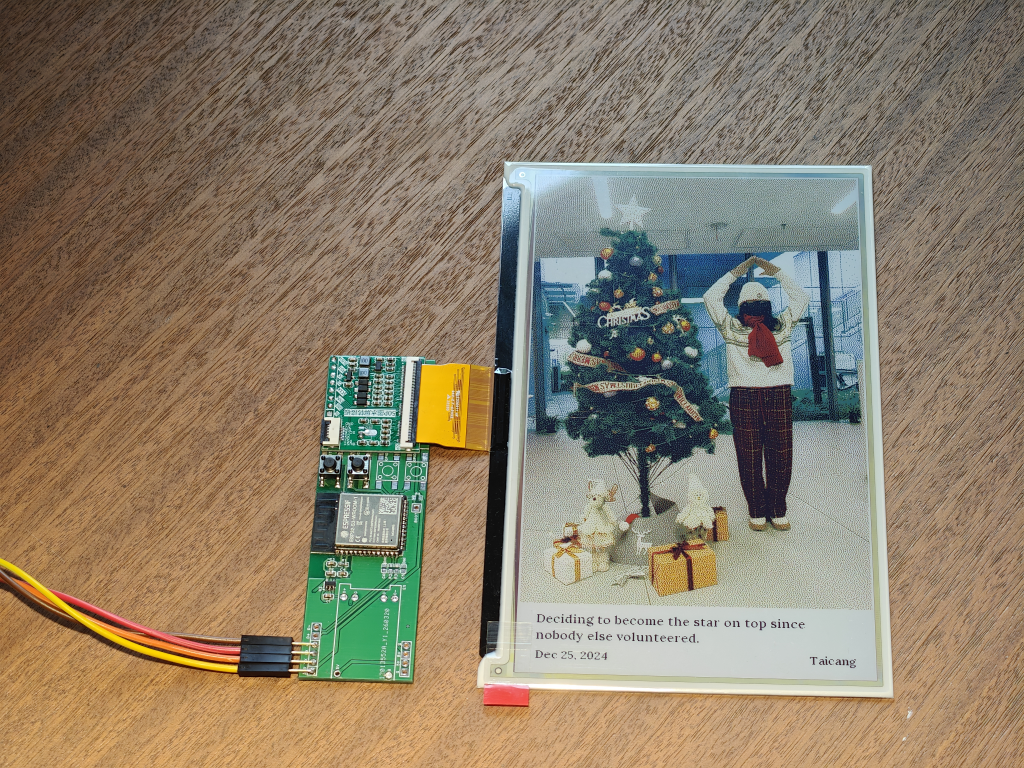
#> input picture prototype_image.png, 1024 x 768 px
$ python -i renderer.py   (imports and definitions only)
#> lines starting #> are read from the running program, lines starting #| are printed output that depends on the picture
#> in render_photo, img is the input picture: PIL image 1024x768 RGB; mean R, G, B 139.7, 126.7, 106.7
"""
6-color e-ink renderer for 7.3" E6 display (GDEP073E01)

Canvas: 480x800 pixels
Palette: 6 colors - Black(0), White(1), Yellow(2), Red(3), Blue(5), Green(6)
Output: 4bpp packed binary (192KB) - high nibble = first pixel, low nibble = second pixel
"""

from __future__ import annotations

from pathlib import Path
from typing import Tuple, Union

from PIL import Image, ImageOps

# =============================================================================
# Display Constants for 7.3" E6 6-color
# =============================================================================
CANVAS_WIDTH = 480
CANVAS_HEIGHT = 800
TOTAL_BYTES = (CANVAS_WIDTH * CANVAS_HEIGHT) // 2  # 192,000 bytes (4bpp packed)

# =============================================================================
# 6-Color Palette (E6 display)
# =============================================================================
# Color indices match display controller LUT
# Note: Index 4 is skipped (not used by E6)
PALETTE_6 = [
    (0, 0, 0),       # 0 Black
    (255, 255, 255),  # 1 White
    (255, 255, 0),    # 2 Yellow
    (255, 0, 0),      # 3 Red
    (0, 0, 255),      # 5 Blue
    (0, 255, 0),      # 6 Green
]
PALETTE_6_INDEX = [0, 1, 2, 3, 5, 6]  # Note: 4 is skipped


# =============================================================================
# Color Conversion Functions
# =============================================================================
def nearest_palette_index(r: float, g: float, b: float) -> int:
    """
    Find nearest color in 6-color palette by Euclidean distance.

    Args:
        r: Red component (0-255)
        g: Green component (0-255)
        b: Blue component (0-255)

    Returns:
        Palette index (0, 1, 2, 3, 5, or 6)
    """
    best_i = 0
    best_dist = float("inf")
    for i, (pr, pg, pb) in enumerate(PALETTE_6):
        dr = r - pr
        dg = g - pg
        db = b - pb
        dist = dr * dr + dg * dg + db * db
        if dist < best_dist:
            best_dist = dist
            best_i = i
    return PALETTE_6_INDEX[best_i]


# [28 lines left out: function rgb_to_palette_index, not called in this run]


def _index_to_rgb(idx: int) -> Tuple[int, int, int]:
    """Convert palette index to RGB tuple."""
    if idx == 0:
        return (0, 0, 0)  # Black
    if idx == 1:
        return (255, 255, 255)  # White
    if idx == 2:
        return (255, 255, 0)  # Yellow
    if idx == 3:
        return (255, 0, 0)  # Red
    if idx == 5:
        return (0, 0, 255)  # Blue
    if idx == 6:
        return (0, 255, 0)  # Green
    return (255, 255, 255)  # Fallback to white


# =============================================================================
# Floyd-Steinberg Dithering
# =============================================================================
def apply_dither(img: Image.Image) -> Image.Image:
    """
    Apply Floyd-Steinberg dithering to convert image to 6-color palette.

    Error diffusion pattern:
              *   7/16
        3/16 5/16 1/16

    Args:
        img: Input PIL Image (any mode, will be converted to RGB)

    Returns:
        Dithered PIL Image in RGB mode with colors from 6-color palette
    """
    img = img.convert("RGB")
    w, h = img.size
    pixels = img.load()

    # Error buffers for current and next row
    err_r = [0.0] * w
    err_g = [0.0] * w
    err_b = [0.0] * w
    next_err_r = [0.0] * w
    next_err_g = [0.0] * w
    next_err_b = [0.0] * w

    for y in range(h):
        for x in range(w):
            # Get pixel and add accumulated error
            r, g, b = pixels[x, y]
            r = max(0.0, min(255.0, r + err_r[x]))
            g = max(0.0, min(255.0, g + err_g[x]))
            b = max(0.0, min(255.0, b + err_b[x]))

            # Find nearest palette color
            idx = nearest_palette_index(r, g, b)
            pr, pg, pb = _index_to_rgb(idx)
            pixels[x, y] = (pr, pg, pb)

            # Calculate quantization error
            er = r - pr
            eg = g - pg
            eb = b - pb

            # Distribute error to neighboring pixels (Floyd-Steinberg)
            if x + 1 < w:
                err_r[x + 1] += er * (7.0 / 16.0)
                err_g[x + 1] += eg * (7.0 / 16.0)
                err_b[x + 1] += eb * (7.0 / 16.0)
            if y + 1 < h:
                if x > 0:
                    next_err_r[x - 1] += er * (3.0 / 16.0)
                    next_err_g[x - 1] += eg * (3.0 / 16.0)
                    next_err_b[x - 1] += eb * (3.0 / 16.0)
                next_err_r[x] += er * (5.0 / 16.0)
                next_err_g[x] += eg * (5.0 / 16.0)
                next_err_b[x] += eb * (5.0 / 16.0)
                if x + 1 < w:
                    next_err_r[x + 1] += er * (1.0 / 16.0)
                    next_err_g[x + 1] += eg * (1.0 / 16.0)
                    next_err_b[x + 1] += eb * (1.0 / 16.0)

        # Swap error buffers for next row
        if y + 1 < h:
            for i in range(w):
                err_r[i] = next_err_r[i]
                err_g[i] = next_err_g[i]
                err_b[i] = next_err_b[i]
                next_err_r[i] = 0.0
                next_err_g[i] = 0.0
                next_err_b[i] = 0.0

    return img


# =============================================================================
# 4bpp Packing
# =============================================================================
# [52 lines left out: functions _pack_two_pixels, image_to_4bpp_packed, not called in this run]


# =============================================================================
# Image Resizing/Cropping
# =============================================================================
def resize_and_crop(img: Image.Image) -> Image.Image:
    """
    Resize image to cover canvas, then center-crop to exact dimensions.

    Auto-rotates landscape photos 90 degrees to better fill portrait canvas.
    This ensures both landscape and portrait photos use maximum screen area.

    Similar to CSS 'background-size: cover; background-position: center;'

    Args:
        img: Input PIL Image (any size)

    Returns:
        Resized and cropped image (exactly 480x800)
    """
    img_w, img_h = img.size
#> img_w = 1024; img_h = 768

    # Auto-rotate landscape photos for portrait canvas
    # Canvas is 480x800 (portrait), so landscape photos should rotate
    if img_w > img_h and CANVAS_HEIGHT > CANVAS_WIDTH:
        img = img.rotate(90, expand=True)
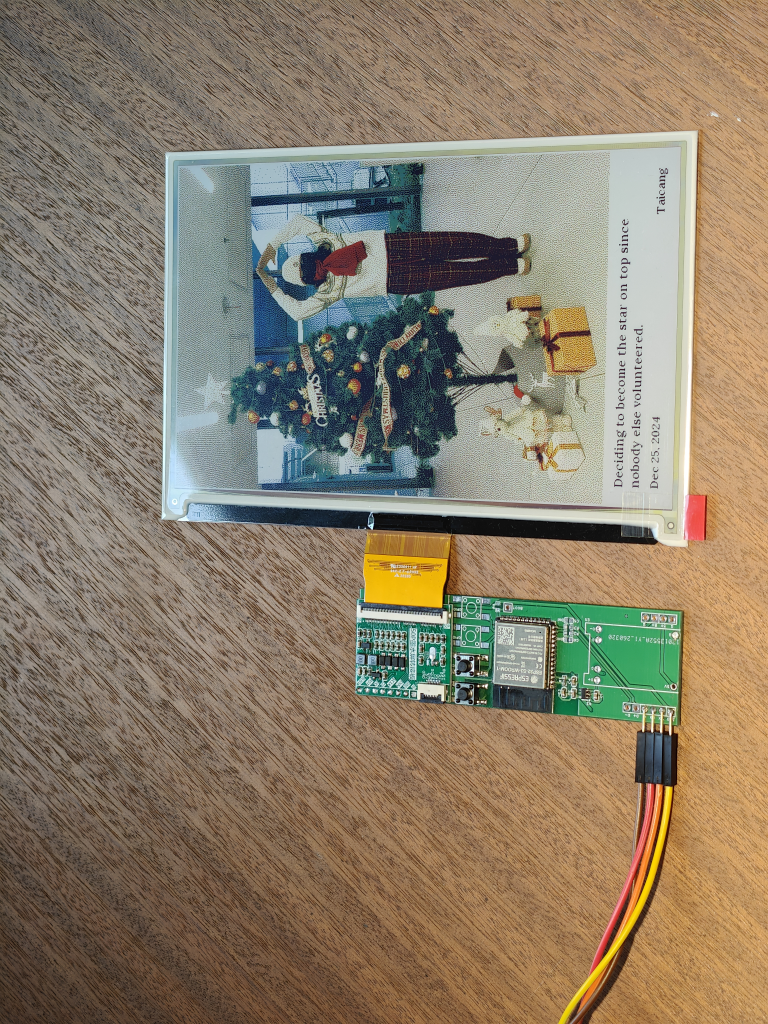
#> img: PIL image 768x1024 RGB; mean R, G, B 139.7, 126.7, 106.7
        img_w, img_h = img.size
#> img_w = 768; img_h = 1024

    # Calculate scale to cover canvas
    scale = max(CANVAS_WIDTH / img_w, CANVAS_HEIGHT / img_h)
#> scale = 0.781
    draw_w = int(img_w * scale)
#> draw_w = 600
    draw_h = int(img_h * scale)
#> draw_h = 800

    # Resize to cover dimensions
    img_resized = img.resize((draw_w, draw_h), Image.LANCZOS)

    # Center crop to exact canvas size
    left = max(0, (draw_w - CANVAS_WIDTH) // 2)
#> left = 60
    top = max(0, (draw_h - CANVAS_HEIGHT) // 2)
#> top = 0

    return img_resized.crop((left, top, left + CANVAS_WIDTH, top + CANVAS_HEIGHT))
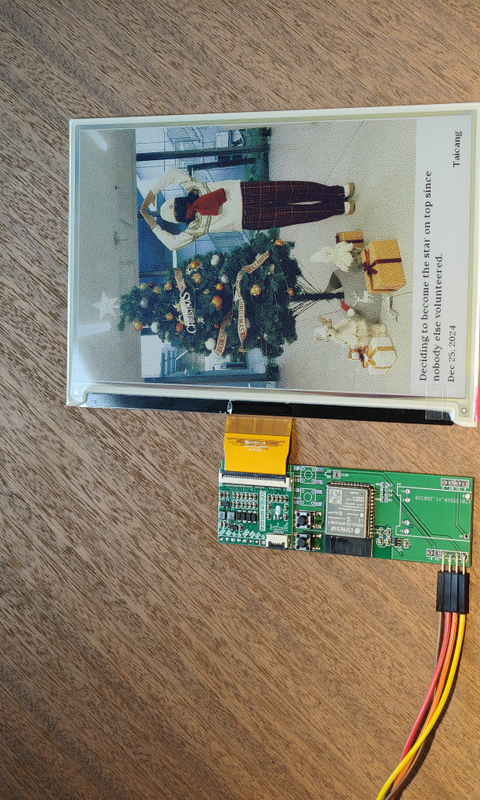
#> returned value: PIL image 480x800 RGB; mean R, G, B 136.1, 126.3, 108.2


# =============================================================================
# Main Rendering Functions
# =============================================================================
def render_photo(input_path: Union[str, Path]) -> bytes:
    """
    Main entry point: load image, resize, dither, and pack to binary.

    This is the primary function for generating e-ink display data.

    Args:
        input_path: Path to input image file (JPEG, PNG, etc.)

    Returns:
        192,000 bytes of 4bpp packed pixel data for ESP32 display

    Raises:
        FileNotFoundError: If input file doesn't exist
        PIL.UnidentifiedImageError: If file is not a valid image
    """
    # Load image with EXIF orientation
    img = Image.open(input_path)
    img = ImageOps.exif_transpose(img).convert("RGB")

    # Resize and crop to 480x800
    img_canvas = resize_and_crop(img)

    # Apply 6-color dithering
    img_dithered = apply_dither(img_canvas)

    # Pack to 4bpp binary
    return image_to_4bpp_packed(img_dithered)


# [30 lines left out: function render_photo_preview, not called in this run]

#> (the run stopped early here; a loop or call above may not have finished)
